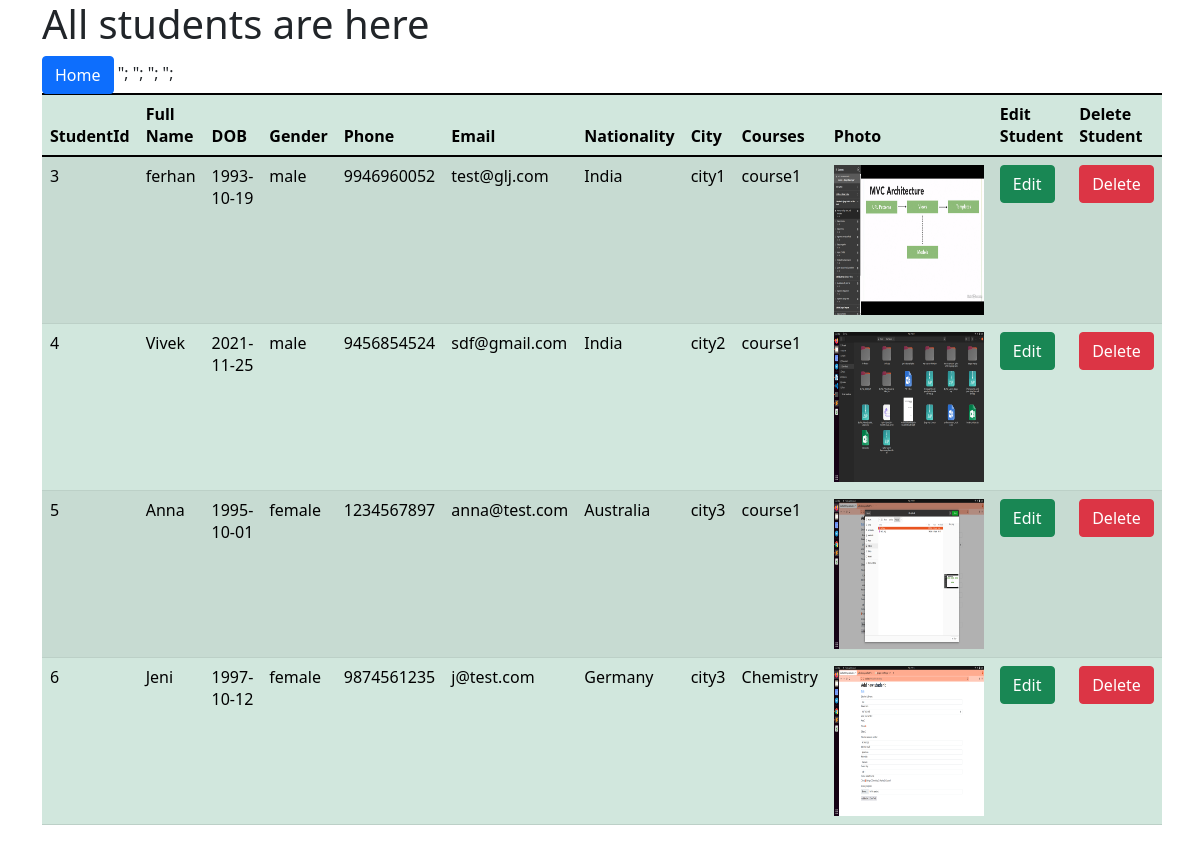
Screenshot of /listStudents.php with the database file from the repository.
### tables this page shows
CREATE TABLE `students` (
  `studentID` int NOT NULL,
  `fullname` varchar(256) NOT NULL,
  `dob` date NOT NULL,
  `gender` varchar(10) NOT NULL,
  `phone` varchar(255) NOT NULL,
  `email` varchar(255) NOT NULL,
  `country` varchar(256) NOT NULL,
  `city` varchar(255) NOT NULL,
  `course` varchar(255) NOT NULL,
  `photo` varchar(255) NOT NULL
);

### listStudents.php (the view, shortened to what this page needs)
<?php
require_once 'includes/header.php' ;
require_once 'includes/db_connection.php';
?>
 <div class="container">
 	<h1>All students are here</h1>
 	<a class="btn btn-primary" href="index.php">Home</a>
    <table class="table table-success table-striped">
        <thead>
            <tr>
                <thead>
                    <th>StudentId</th>
                    <th>Full Name</th>
                    <th>DOB</th>
                    <th>Gender</th>
                    <th>Phone</th>
                    <th>Email</th>
                    <th>Nationality</th>
                    <th>City</th>
                    <th>Courses</th>
                    <th>Photo</th>
                    <th>Edit Student</th>
                    <th>Delete Student</th>
                </thead>
            </tr>
        </thead>
        <tbody class = table-hover>
        <?php
          $sql = "SELECT * FROM students";
          if($result = $dbc->query($sql)){
            if(mysqli_num_rows($result)>0){
                while($row = mysqli_fetch_array($result)){
                    $studentID = $row['studentID'];
                    $fullname = $row['fullname'];
                    $dob = $row['dob'];
                    $gender = $row['gender'];
                    $phone = $row['phone'];
                    $email = $row['email'];
                    $country = $row['country'];
                    $city = $row['city'];
                    $course = $row['course'];
                    $photo = $row['photo'];
                    echo "<tr>";
                    echo "<td>{$studentID}</td>";
                    echo "<td>{$fullname}</td>";
                    echo "<td>{$dob}</td>";
                    echo "<td>{$gender}</td>";
                    echo "<td>{$phone}</td>";
                    echo "<td>{$email}</td>";
                    echo "<td>{$country}</td>";
                    echo "<td>{$city}</td>";
                    echo "<td>{$course}</td>";
                    ?>
                    <td><img width=150 height= 150 src="<?php echo "uploads/$photo";?>"></td>";
                    <?php
                    echo "<td><a class=\"btn btn-success\" href=\"editStudent.php?id=$studentID\">"."Edit"."</a></td>";
                    ?>
                    <td><a  href="<?php echo "deleteStudent.php?id=$studentID"?>" class="btn btn btn-danger" onclick="javascript: return confirm('Please confirm deletion');">Delete</a></td>
                <?php }
                echo "</tbody></table>";
            }else{
                echo "no courses found";
            }
          }else{
            echo "database query failed ".mysqli_error($dbc);
          }
         ?>
 </div>
 <?php require_once 'includes/footer.php' ; ?>

### includes/header.php (shortened to what this page needs)
<html lang="en">
<head>
    <link rel="stylesheet" type="text/css" href="includes/css/bootstrap.min.css">
</head>
<body>

### includes/footer.php (shortened to what this page needs)
 </body>
</html>

### rows the page displays
students: studentID "3", fullname "ferhan", dob "1993-10-19", gender "male", phone "9946960052", email "test@glj.com", country "India", city "city1", course "course1", photo (picture)
students: studentID "4", fullname "Vivek", dob "2021-11-25", gender "male", phone "9456854524", email "sdf@gmail.com", country "India", city "city2", course "course1", photo (picture)
students: studentID "5", fullname "Anna", dob "1995-10-01", gender "female", phone "1234567897", email "anna@test.com", country "Australia", city "city3", course "course1", photo (picture)
students: studentID "6", fullname "Jeni", dob "1997-10-12", gender "female", phone "9874561235", email "j@test.com", country "Germany", city "city3", course "Chemistry", photo (picture)
